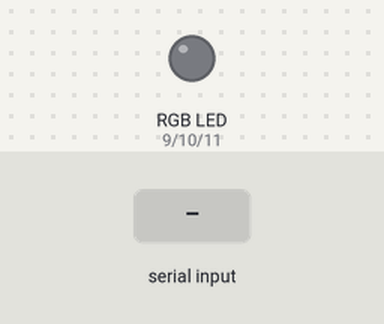
A sketch run on a simulated Arduino Uno, built with avr-gcc and run on an emulated ATmega328P. Shown: an RGB LED mixed from three pins (HIGH = lit). Inputs (shaded band) come from the test bench. Dim RGB values are drawn brighter than linear.

Above: at 1.2 s.
1.3 s: "90,45,200\n" received over the second serial link
At 1.9 s:
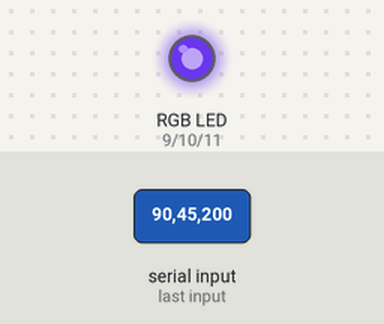
2.8 s: "30,150,10\n" received over the second serial link
At 3.1 s:
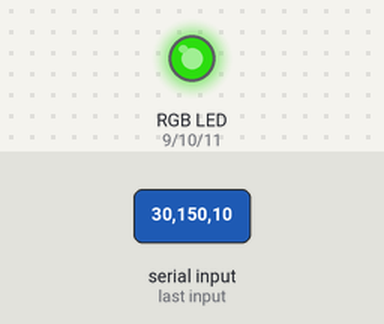
4.3 s: "90,45\n" received over the second serial link
At 6.1 s:
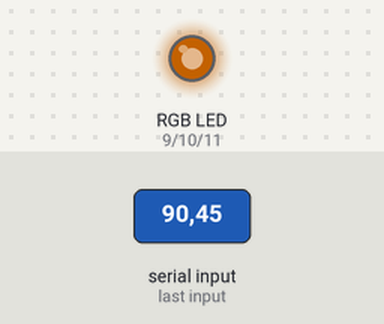
6.7 s: "30,150\n" received over the second serial link
At 8.0 s:
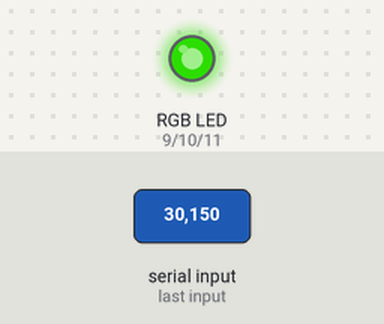
9.2 s: "5\n" received over the second serial link
At 11.8 s:
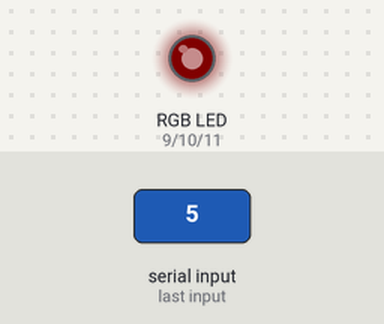
12.2 s: "90\n" received over the second serial link
At 15.3 s:
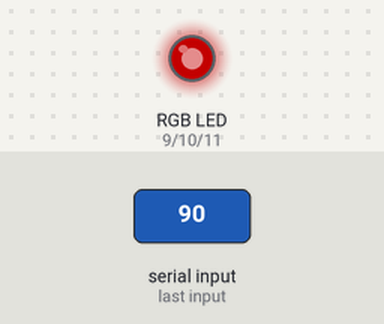
Timing chart, 0 to 16.2 s (numbered marks = the images above; inputs shaded):
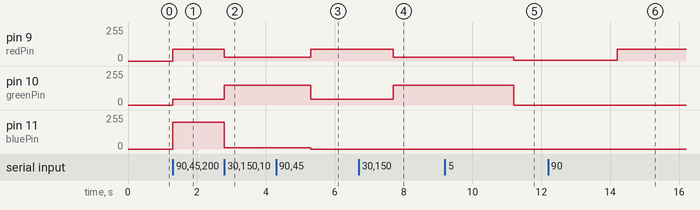

The sketch:

Controlled-RGB-Led.ino
```cpp
#include <SoftwareSerial.h>

SoftwareSerial MyBlue(0,1);// RX | TX

int redPin = 9;
int greenPin = 10;
int bluePin = 11;

void setup() {
 // put your setup code here, to run once:
 MyBlue.begin(9600);

 pinMode(redPin, OUTPUT);
 pinMode(greenPin, OUTPUT);
 pinMode(bluePin, OUTPUT);
}
void loop() {
  // put your main code here, to run repeatedly:
  while(MyBlue.available() > 0){

    //Read the RGB values from Serial Buffer => 123,50,255)
    int redValue = MyBlue.parseInt();
    int greenValue = MyBlue.parseInt();
    int blueValue = MyBlue.parseInt();

    setColor(redValue, greenValue, blueValue);

    serialFlush(); //Clear the Serial Buffer

  }

}

void setColor(int R, int G, int B){
  analogWrite(redPin, R);
  analogWrite(greenPin, G);
  analogWrite(bluePin, B);
}

void serialFlush(){
  while(MyBlue.available()>0){
    MyBlue.read();
  }
}
```

Measured:
- after the input at 1.3 s, pin 9 (redPin): 0/255 → 90/255 at once; pin 10 (greenPin): 0/255 → 45/255 at once; pin 11 (bluePin): 0/255 → 200/255 at once
- after the input at 2.8 s, pin 9 (redPin): 90/255 → 30/255 at once; pin 10 (greenPin): 45/255 → 150/255 at once; pin 11 (bluePin): 200/255 → 10/255 at once
- after the input at 4.3 s, pin 9 (redPin): 30/255 → 90/255 after 1.0 s; pin 10 (greenPin): 150/255 → 45/255 after 1.0 s; pin 11 (bluePin): 10/255 → 0/255 after 1.0 s
- after the input at 6.7 s, pin 9 (redPin): 90/255 → 30/255 after 1.0 s; pin 10 (greenPin): 45/255 → 150/255 after 1.0 s
- after the input at 9.2 s, pin 9 (redPin): 30/255 → 5/255 after 2.0 s; pin 10 (greenPin): 150/255 → 0/255 after 2.0 s
- after the input at 12.2 s, pin 9 (redPin): 5/255 → 90/255 after 2.0 s
